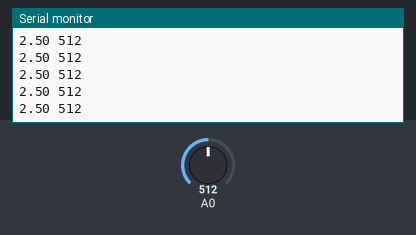
Recording of a sketch running on a simulated Arduino Uno, built with avr-gcc and run on an emulated ATmega328P. Shown: the last lines printed to the serial monitor. Inputs (shaded band) come from the test bench; at power-on: A0 = 512.

Above: at 1.2 s.
1.3 s: A0 set to 716
At 1.56 s:
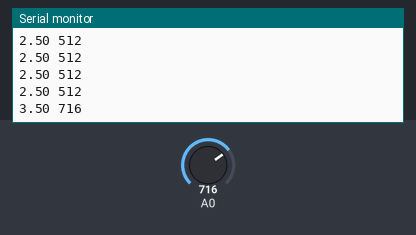
2.8 s: A0 set to 900
At 2.96 s:
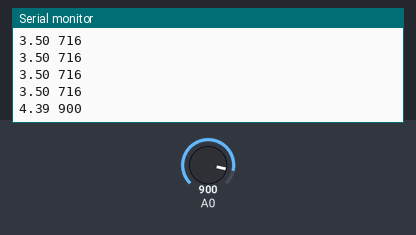
Timing chart, 0 to 5.8 s (numbered marks = the images above; inputs shaded):
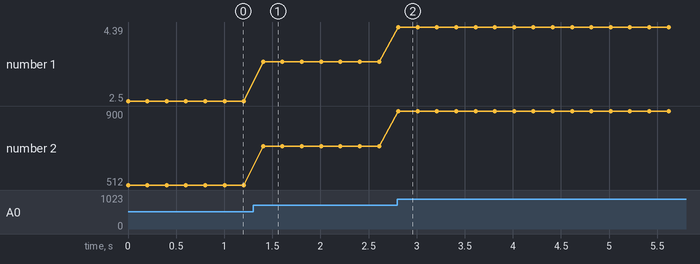

Measured:
- after the input at 1.3 s, the serial monitor: prints a new line after 0.11 s (image 1)
- after the input at 2.8 s, the serial monitor: prints a new line at once (image 2)
- plotted number 1: 2.5 → 3.5 after the input at 1.3 s, 3.5 → 4.39 after the input at 2.8 s
- plotted number 2: 512 → 716 after the input at 1.3 s, 716 → 900 after the input at 2.8 s

The sketch:

3.ino
```cpp
int x=0;
float nap=0;
void setup() {
  // put your setup code here, to run once:
Serial.begin(9600);
}

void loop() {
  // put your main code here, to run repeatedly:
x=analogRead(A0);
nap=x*(5.0/1024.0);
Serial.print(nap);
Serial.print(" ");
Serial.println(x);
delay(200);
}
```
